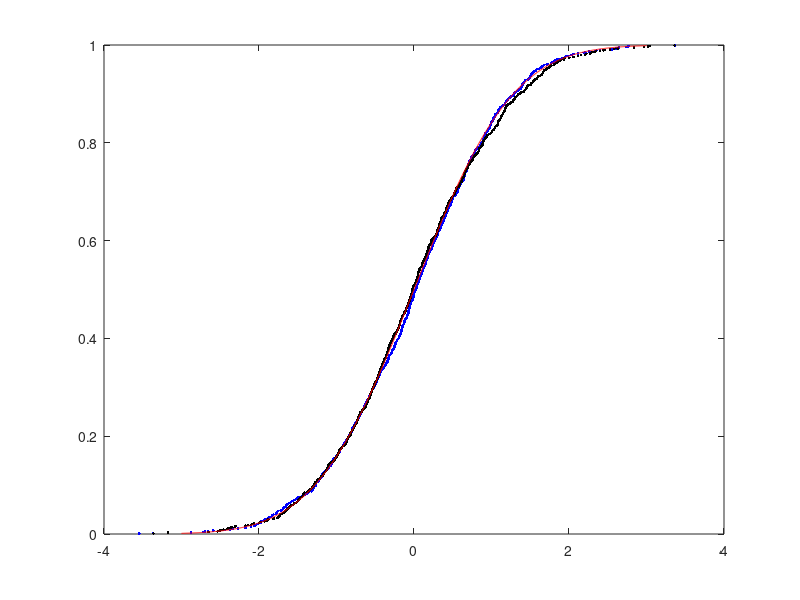
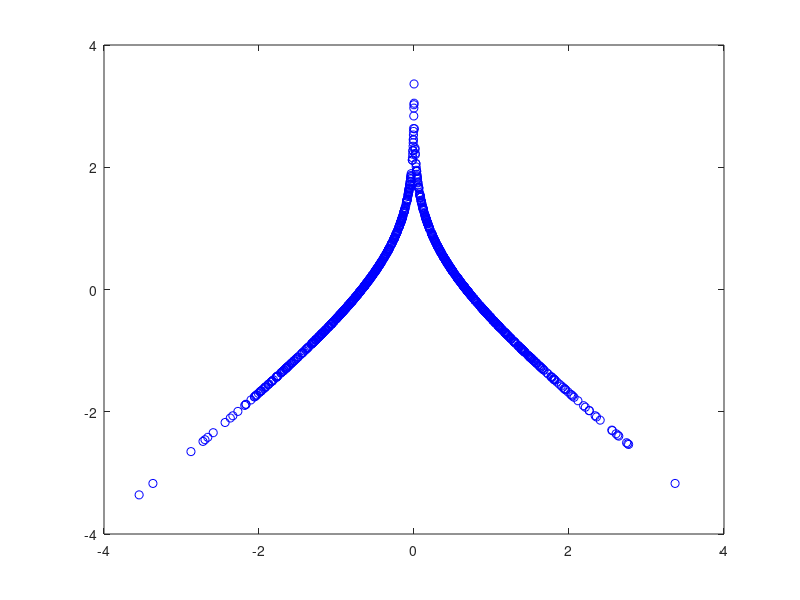

The MATLAB source for these figures, in order:
% Carga el paquete de estadística
%pkg load statistics

n=1000;
% Genera 1000 números aleatorios con distribución normal estándar N(0,1)
x=randn(n, 1);

% TRANSFORMACIÓN MATEMÁTICA:
% 1. erf(x/sqrt(2)) aplica la función error, que mapea la normal a un rango (-1, 1)
% 2. abs(...) toma el valor absoluto (dobla la distribución como un espejo)
% 3. 1-2*abs(...) refleja y escala para volver a tener un rango (-1, 1)
% 4. erfinv(...) es la función INVVERSA de la función error (mapea de vuelta)
% 5. sqrt(2)*... escala el resultado final.
y=sqrt(2)*erfinv(1-2*abs(erf(x/sqrt(2))));

% Gráfica de la Función de Distribución Acumulada (CDF) empírica de x
plot(sort(x),[1:n]/(n+1),'b.')
hold on

% Gráfica de la CDF empírica de y.
% ¡Notarás que se superpone perfectamente con la de x!
plot(sort(y),[1:n]/(n+1),'k.')

% CORRECCIÓN DEL ERROR:
% El código original tenía [-3:6/n:3/sqrt(2))] lo cual rompía la sintaxis.
% Se corrigió cerrando el corchete y dividiendo el vector completo entre sqrt(2).
% Esto grafica la CDF teórica de la Normal Estándar en rojo.
plot([-3:6/n:3],(1+erf([-3:6/n:3]/sqrt(2)))/2,'r-')

figure
% Gráfica de dispersión (Scatter plot) entre x e y.
% Muestra la relación geométrica entre ambas variables.
plot(x,y,'bo')
